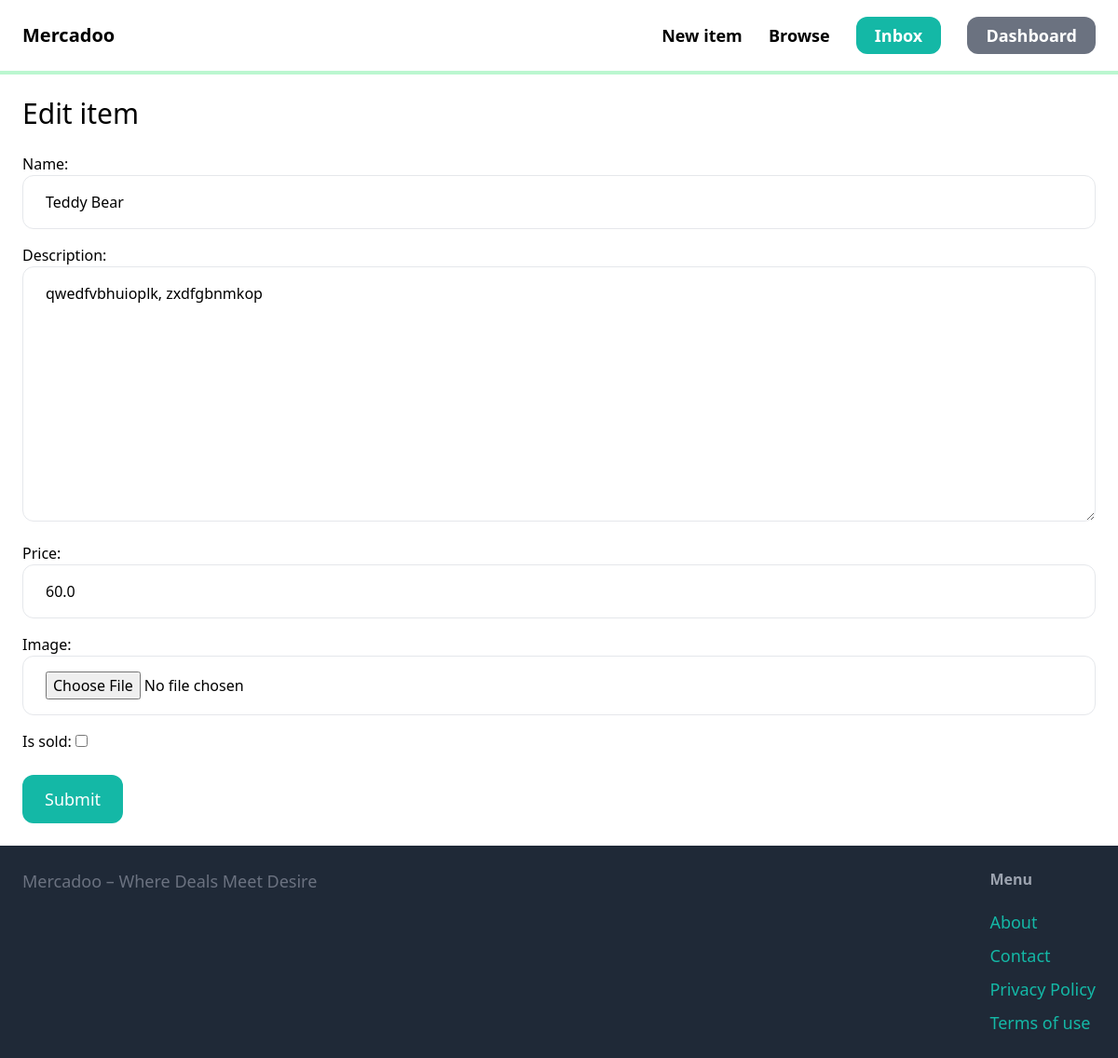
The app's page /items/3/dit/ (signed in), older data.
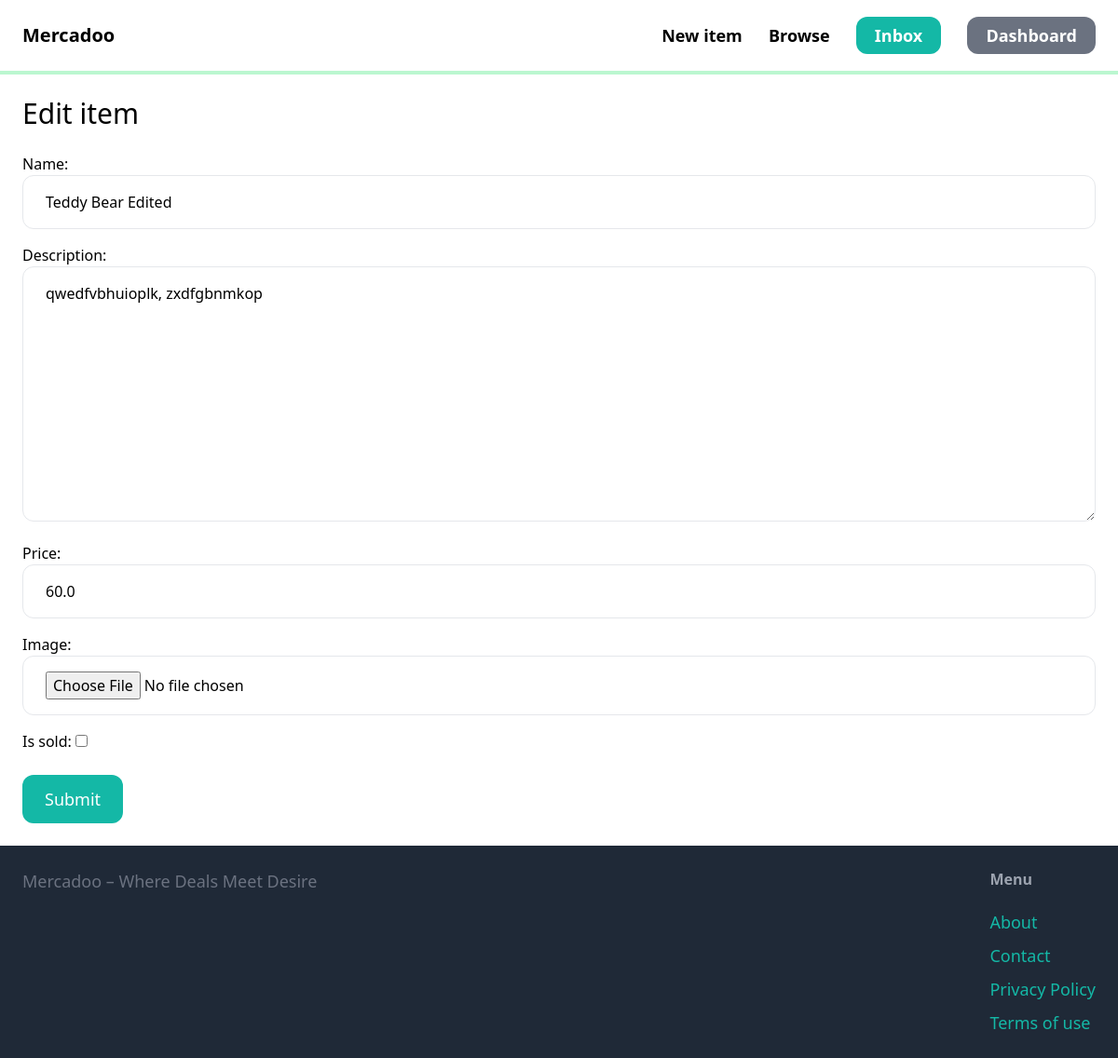
The same page, newer data.
### item/models.py (models this page shows, shortened)
class Item (models.Model):
    category = models.ForeignKey(Category, related_name='items', on_delete=models.CASCADE)
    name = models.CharField(max_length = 255)
    description = models.TextField(blank=True, null=True)
    price = models.FloatField()
    image = models.ImageField(upload_to='item_images', blank = True, null = True)
    is_sold = models.BooleanField(default=False)
    created_at = models.DateTimeField(auto_now_add =True)
    created_by = models.ForeignKey(User, related_name='items', on_delete=models.CASCADE)

### item/views.py (the view)
# urls.py: path('<int:pk>/dit/', edit, name='edit'),
@login_required
def edit(request, pk):
    item = get_object_or_404(Item, pk=pk, created_by=request.user)
    if request.method == 'POST':
        form = EditItemForm(request.POST, request.FILES, instance=item)
        if form.is_valid():
            form.save()
            return redirect('item:detail', pk=item.id)
    else:
        form = EditItemForm(instance=item)
    return render(request, 'item/form.html', {
        'form': form,
        'title': 'Edit item',
    })

### item/forms.py
class EditItemForm(forms.ModelForm):
    class Meta:
        model = Item
        fields = ('name', 'description', 'price', 'image', 'is_sold')
        widgets = {
            'name': forms.TextInput(attrs={
                'class': INPUT_CLASSES
            }),
            'description': forms.Textarea(attrs={
                'class': INPUT_CLASSES
            }),
            'price': forms.TextInput(attrs={
                'class': INPUT_CLASSES
            }),
            'image': forms.FileInput(attrs={
                'class': INPUT_CLASSES
            })
        }

### item/templates/item/form.html (shortened to what this page needs)
{% extends 'core/base.html' %}
{% block content %}
<h1 class="mb-6 text-3xl">{{title}}</h1>
<form method = "post" action="." enctype="multipart/form-data">
    <div class="space-y-4">
        {{ form.as_p }}
    </div>
    <button class="py-3 px-6 mt-6 text-lg bg-teal-500 hover:bg-teal-700 rounded-xl text-white">Submit</button>
</form>
{% endblock %}

Row changes from the older to the newer data that the page shows:
changed Item "qwedfvbhuioplk, zxdfgbnmkop": name "Teddy Bear" → "Teddy Bear Edited"
